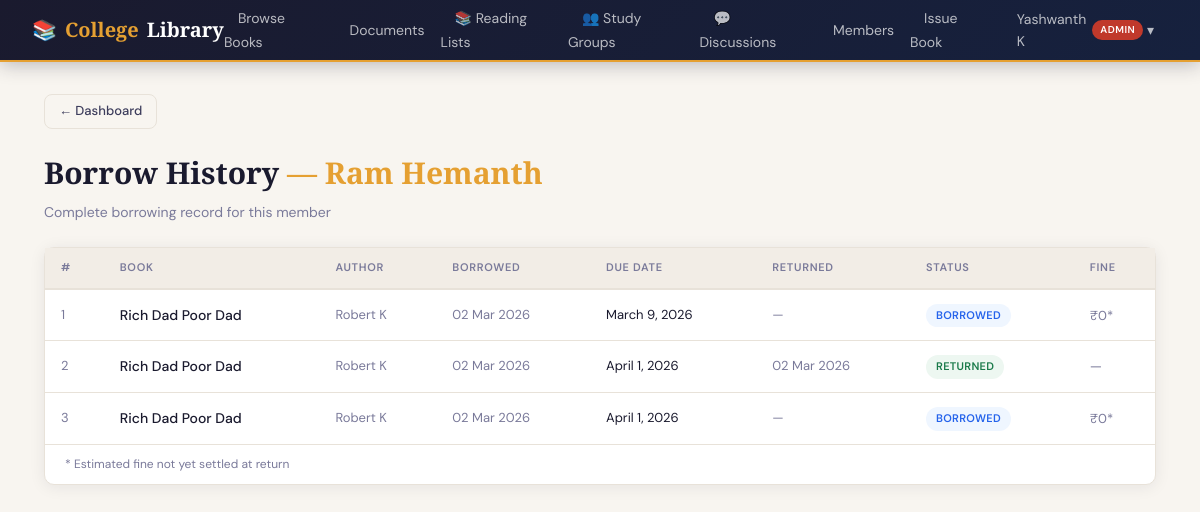
/accounts/users/1/history/ (signed in), run on the app's committed database.
### accounts/models.py (models this page shows, shortened)
class CustomUser(AbstractUser):
    class Role(models.TextChoices):
        ADMIN = 'ADMIN', 'Admin'
        LIBRARIAN = 'LIBRARIAN', 'Librarian'
        TEACHER = 'TEACHER', 'Teacher'
        STUDENT = 'STUDENT', 'Student'
    role = models.CharField(
        max_length=20,
        choices=Role.choices,
        default=Role.STUDENT,
    )
    phone_number = models.CharField(max_length=15, blank=True)
    department = models.CharField(max_length=100, blank=True)   # e.g. "Computer Science"
    student_id = models.CharField(max_length=20, blank=True, unique=True, null=True)
    profile_picture = models.ImageField(upload_to='profiles/', blank=True, null=True)
    is_approved = models.BooleanField(default=False)            # Admin must approve new members
    date_of_joining = models.DateField(auto_now_add=True)
    @property
    def can_manage_books(self):
        return self.role in (self.Role.ADMIN, self.Role.LIBRARIAN)

class BorrowRecord(models.Model):
    class Status(models.TextChoices):
        BORROWED = 'BORROWED', 'Borrowed'
        RETURNED = 'RETURNED', 'Returned'
        OVERDUE = 'OVERDUE', 'Overdue'
        RESERVED = 'RESERVED', 'Reserved'
    user = models.ForeignKey(
        CustomUser,
        on_delete=models.CASCADE,
        related_name='borrow_records',
    )
    book = models.ForeignKey(
        'books.Book',                       # reference existing Book model
        on_delete=models.CASCADE,
        related_name='borrow_records',
    )
    status = models.CharField(
        max_length=20,
        choices=Status.choices,
        default=Status.BORROWED,
    )
    borrowed_date = models.DateTimeField(auto_now_add=True)
    due_date = models.DateField()
    returned_date = models.DateTimeField(null=True, blank=True)
    fine_amount = models.DecimalField(max_digits=6, decimal_places=2, default=0.00)
    notes = models.TextField(blank=True)
    class Meta:
        ordering = ['-borrowed_date']
    def calculate_fine(self):
        from django.utils import timezone
        import datetime
        if self.status == self.Status.RETURNED:
            return self.fine_amount
        today = timezone.now().date()
        if today > self.due_date:
            overdue_days = (today - self.due_date).days
            return overdue_days * 5
        return 0

### books/models.py (models this page shows, shortened)
class Book(models.Model):
    title          = models.CharField(max_length=200, db_index=True)
    author         = models.CharField(max_length=200, db_index=True)
    isbn           = models.CharField(max_length=13, unique=True, db_index=True)
    published_date = models.DateField()
    quantity       = models.PositiveIntegerField(default=1)
    description    = models.TextField(blank=True)
    cover_image    = models.ImageField(upload_to='book_covers/', blank=True, null=True)
    cover_url      = models.URLField(blank=True)          # cached external URL fallback
    qr_code        = models.ImageField(upload_to='book_qrcodes/', blank=True, null=True)
    created_at     = models.DateTimeField(auto_now_add=True)
    updated_at     = models.DateTimeField(auto_now=True)
    added_by       = models.ForeignKey(
        settings.AUTH_USER_MODEL,
        on_delete=models.SET_NULL,
        null=True, blank=True,
        related_name='books_added',
    )
    class Meta:
        ordering = ['title']

### accounts/views.py (the view)
# urls.py: path('users/<int:user_id>/history/', views.user_borrow_history, name='user_history'),
@login_required
@staff_required
def user_borrow_history(request, user_id):
    member = get_object_or_404(CustomUser, pk=user_id)
    records = BorrowRecord.objects.filter(
        user=member
    ).select_related('book').order_by('-borrowed_date')
    return render(request, 'accounts/borrow_history.html', {
        'records': records,
        'member': member,
    })

### templates/accounts/borrow_history.html (shortened to what this page needs)
{% extends 'base.html' %}
{% block content %}
<div class="page">
  <a href="{% url 'accounts:dashboard' %}" class="btn btn-outline btn-sm" style="margin-bottom:20px;">← Dashboard</a>
  <div class="page-title">
    Borrow History
    {% if member %}<span style="color:var(--gold);"> — {{ member.get_full_name|default:member.username }}</span>{% endif %}
  </div>
  <div class="page-sub">Complete borrowing record{% if member %} for this member{% endif %}</div>
  <div class="card">
    <div class="table-wrap">
      <table>
        <thead>
          <tr><th>#</th><th>Book</th><th>Author</th><th>Borrowed</th><th>Due Date</th><th>Returned</th><th>Status</th><th>Fine</th></tr>
        </thead>
        <tbody>
          {% for r in records %}
          <tr style="{% if r.status == 'OVERDUE' %}background:#fdf6f6;{% endif %}">
            <td style="color:var(--ink3);font-size:13px;">{{ forloop.counter }}</td>
            <td style="font-weight:500;">{{ r.book.title|truncatechars:36 }}</td>
            <td style="color:var(--ink3);font-size:13px;">{{ r.book.author }}</td>
            <td style="color:var(--ink3);font-size:13px;">{{ r.borrowed_date|date:"d M Y" }}</td>
            <td style="font-size:13px;">{{ r.due_date }}</td>
            <td style="color:var(--ink3);font-size:13px;">{{ r.returned_date|date:"d M Y"|default:"—" }}</td>
            <td>
              <span class="badge {% if r.status == 'OVERDUE' %}badge-red{% elif r.status == 'RETURNED' %}badge-green{% elif r.status == 'RESERVED' %}badge-teal{% else %}badge-blue{% endif %}">
                {{ r.status }}
              </span>
            </td>
            <td>
              {% if r.fine_amount > 0 %}<span style="color:var(--danger);font-weight:600;font-size:13px;">₹{{ r.fine_amount }}</span>
              {% elif r.status == 'BORROWED' %}<span style="color:var(--ink3);font-size:13px;">₹{{ r.calculate_fine }}*</span>
              {% else %}<span style="color:var(--ink3);">—</span>{% endif %}
            </td>
          </tr>
          {% empty %}
          <tr><td colspan="8"><div class="empty"><div class="empty-icon">📭</div><p>No borrow records found.</p></div></td></tr>
          {% endfor %}
        </tbody>
      </table>
    </div>
    {% if records %}
    <div style="padding:10px 20px;border-top:1px solid var(--border);font-size:12px;color:var(--ink3);">
      * Estimated fine not yet settled at return
    </div>
    {% endif %}
  </div>
</div>
{% endblock %}

### templates/base.html (shortened to what this page needs)
<!DOCTYPE html>
<html lang="en">
<head>
</head>
<body>
{% if user.is_authenticated %}
<nav class="navbar">
  <a class="nav-brand" href="{% url 'accounts:dashboard' %}">📚 <span>College</span> Library</a>
  <ul class="nav-links">
    <li><a href="{% url 'books:book_list' %}">Browse Books</a></li>
    <li><a href="{% url 'books:document_list' %}">Documents</a></li>
    <li><a href="{% url 'social:reading_lists' %}">📚 Reading Lists</a></li>
    <li><a href="{% url 'social:study_rooms' %}">👥 Study Groups</a></li>
    <li><a href="{% url 'social:discussions' %}">💬 Discussions</a></li>
    {% if user.can_manage_books %}
      <li><a href="{% url 'accounts:manage_users' %}">Members</a></li>
      <li><a href="{% url 'accounts:issue_book' %}">Issue Book</a></li>
    {% else %}
      <li><a href="{% url 'accounts:my_borrows' %}">My Books</a></li>
    {% endif %}
    <li class="nav-dropdown">
      <a href="#" class="nav-dropdown-toggle">
        {{ user.get_full_name|default:user.username }}
        <span class="nav-role-badge role-{{ user.role|lower }}">{{ user.get_role_display }}</span>
        &nbsp;▾
      </a>
    </li>
  </ul>
</nav>
{% endif %}
{% block content %}{% endblock %}
</body>
</html>

### templates/base.html (style rules this page uses)
:root { --navy: #1a1a2e; --navy-mid: #16213e; --navy-deep: #0f3460; --gold: #e5a032; --gold-dk: #c8841a; --gold-lt: #fdf3e0; --gold-bd: #f0d79a; --cream: #f8f5f0; --paper: #f2ede6; --border: #e8e2d9; --ink: #1a1a2e; --ink2: #3d3d5c; --ink3: #7a7a9a; --white: #ffffff; --danger: #c0392b; --success: #1a7a4a; --warn: #b5832a; --info: #0d6e6e; --radius: 10px; --shadow: 0 2px 16px rgba(26,26,46,0.08); --shadow-lg: 0 8px 40px rgba(26,26,46,0.16); }
*, *::before, *::after { box-sizing: border-box; margin: 0; padding: 0; }
body { font-family: 'DM Sans', sans-serif; background: var(--cream); color: var(--ink); min-height: 100vh; font-size: 15px; line-height: 1.6; }
.navbar { background: linear-gradient(135deg, var(--navy) 0%, var(--navy-mid) 100%); padding: 0 32px; height: 62px; display: flex; align-items: center; justify-content: space-between; position: sticky; top: 0; z-index: 200; border-bottom: 2px solid var(--gold); box-shadow: 0 2px 20px rgba(26,26,46,0.3); }
.nav-brand { font-family: 'Playfair Display', serif; font-size: 20px; font-weight: 700; color: #fff; text-decoration: none; display: flex; align-items: center; gap: 8px; }
.nav-brand span { color: var(--gold); }
.nav-links { display: flex; align-items: center; gap: 2px; list-style: none; }
.nav-links a { color: rgba(255,255,255,0.7); text-decoration: none; font-size: 14px; font-weight: 400; padding: 7px 14px; border-radius: 8px; transition: all 0.2s; }
.nav-role-badge { font-size: 10px; font-weight: 600; padding: 2px 8px; border-radius: 20px; margin-left: 6px; text-transform: uppercase; letter-spacing: 0.5px; }
.role-admin { background: #c0392b; color: #fff; }
.nav-dropdown { position: relative; }
.nav-dropdown-toggle { cursor: pointer; display: flex; align-items: center; }
.page { padding: 32px 24px; max-width: 1160px; margin: 0 auto; }
.card { background: #fff; border: 1px solid var(--border); border-radius: var(--radius); box-shadow: var(--shadow); }
.btn { display: inline-flex; align-items: center; gap: 6px; padding: 9px 20px; border-radius: 8px; font-family: 'DM Sans', sans-serif; font-size: 14px; font-weight: 500; cursor: pointer; border: 1.5px solid transparent; text-decoration: none; transition: all 0.18s; white-space: nowrap; }
.btn-outline { background: transparent; color: var(--ink2); border-color: var(--border); }
.btn-sm { padding: 6px 14px; font-size: 13px; }
.table-wrap { overflow-x: auto; }
table { width: 100%; border-collapse: collapse; }
thead tr { background: var(--paper); border-bottom: 2px solid var(--border); }
th { padding: 11px 16px; font-size: 11px; font-weight: 600; text-transform: uppercase; letter-spacing: 0.7px; color: var(--ink3); text-align: left; white-space: nowrap; }
td { padding: 13px 16px; border-bottom: 1px solid var(--border); font-size: 14px; vertical-align: middle; }
tbody tr { transition: background 0.12s; }
tbody tr:last-child td { border-bottom: none; }
.badge { display: inline-flex; align-items: center; padding: 3px 10px; border-radius: 20px; font-size: 11px; font-weight: 600; letter-spacing: 0.3px; }
.badge-green { background: #edf7f1; color: var(--success); }
.badge-blue { background: #eff6ff; color: #2563eb; }
.page-title { font-family: 'Playfair Display', serif; font-size: 30px; font-weight: 700; color: var(--ink); margin-bottom: 4px; }
.page-sub { color: var(--ink3); font-size: 14px; margin-bottom: 24px; }

### data on the page
CustomUser: get_full_name "Yashwanth K", role "ADMIN"
CustomUser: get_full_name "Ram Hemanth"
BorrowRecord: book "Rich Dad Poor Dad", book.author "Robert K", borrowed_date "02 Mar 2026", due_date "March 9, 2026", returned_date "—", status "BORROWED", calculate_fine "0"
BorrowRecord: book "Rich Dad Poor Dad", book.author "Robert K", borrowed_date "02 Mar 2026", due_date "April 1, 2026", returned_date "02 Mar 2026", status "RETURNED"
BorrowRecord: book "Rich Dad Poor Dad", book.author "Robert K", borrowed_date "02 Mar 2026", due_date "April 1, 2026", returned_date "—", status "BORROWED", calculate_fine "0"
